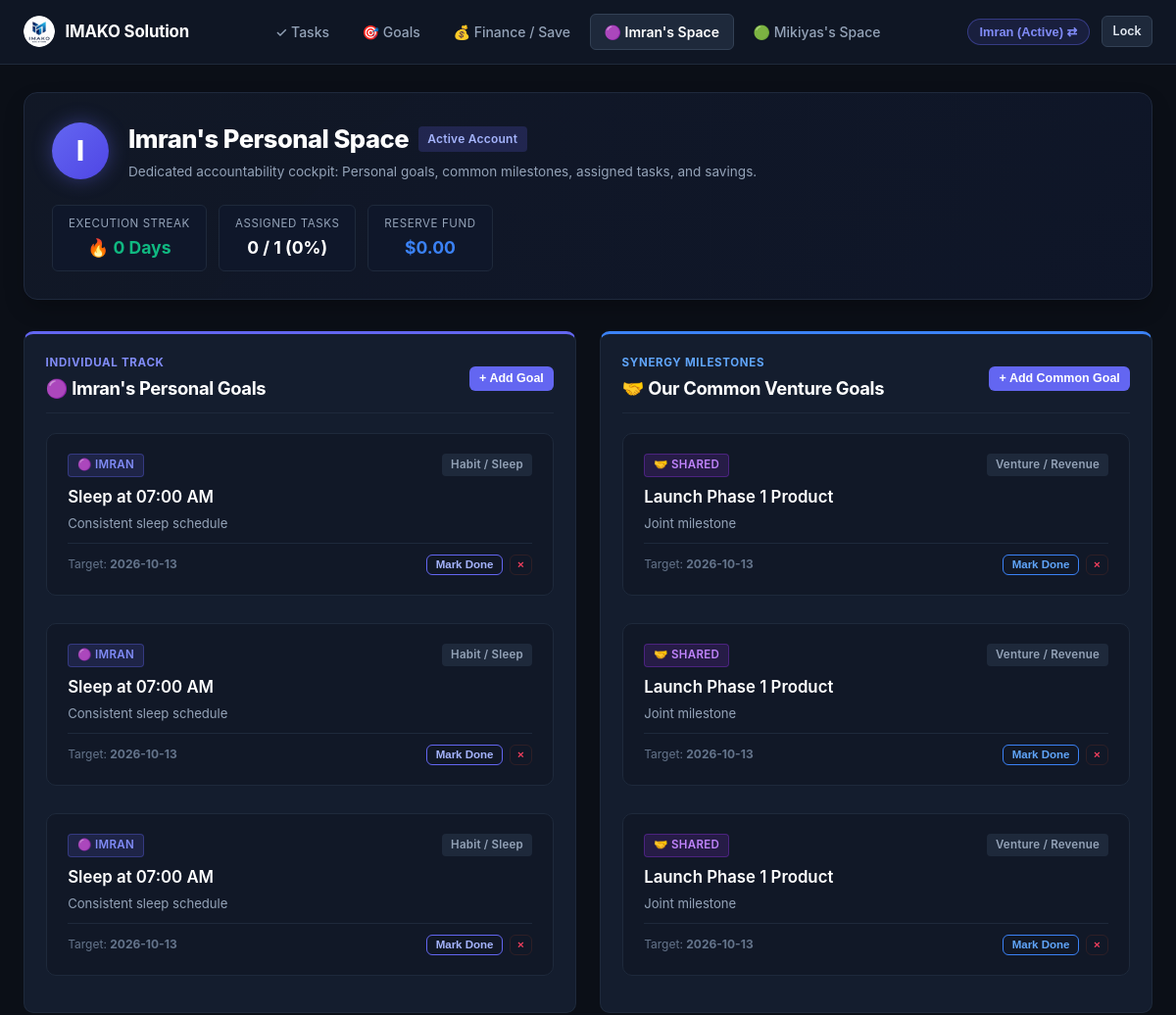
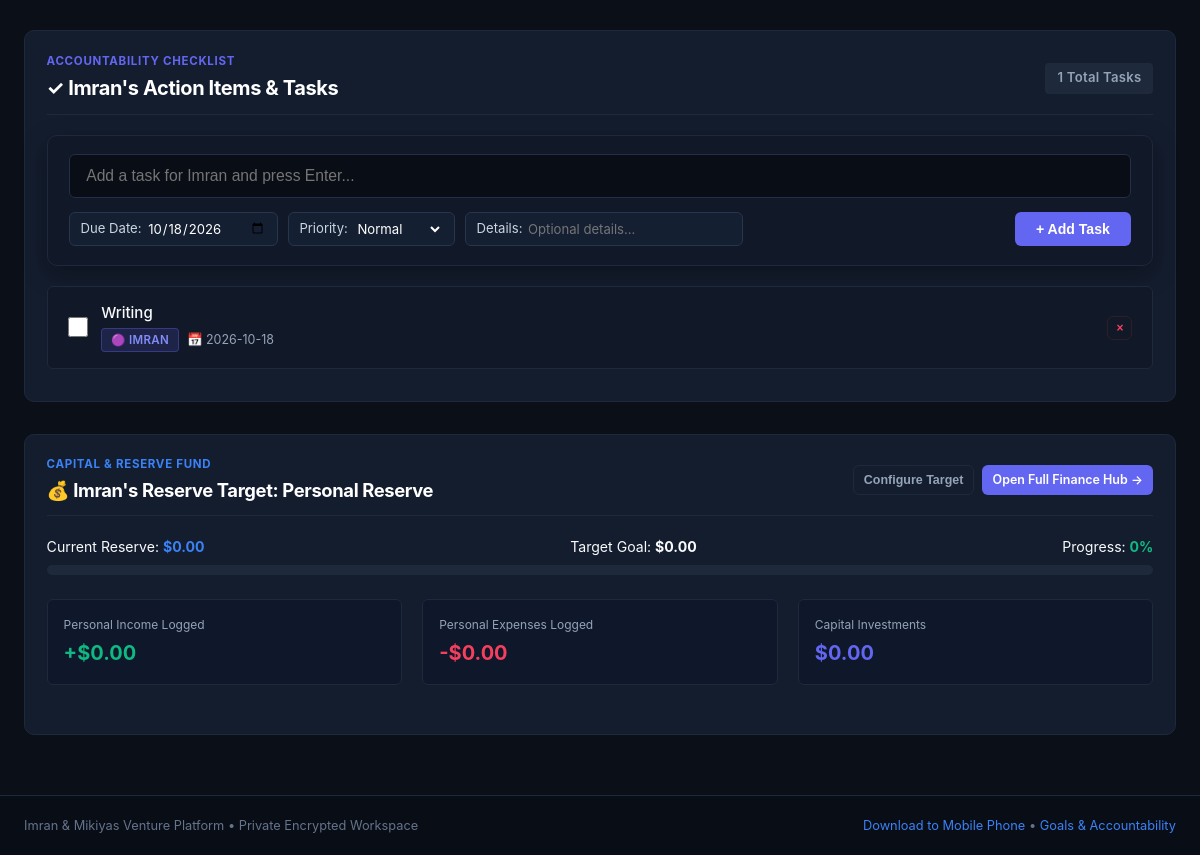
Page /imran (signed in) on the earlier database version (2 pictures, top to bottom).
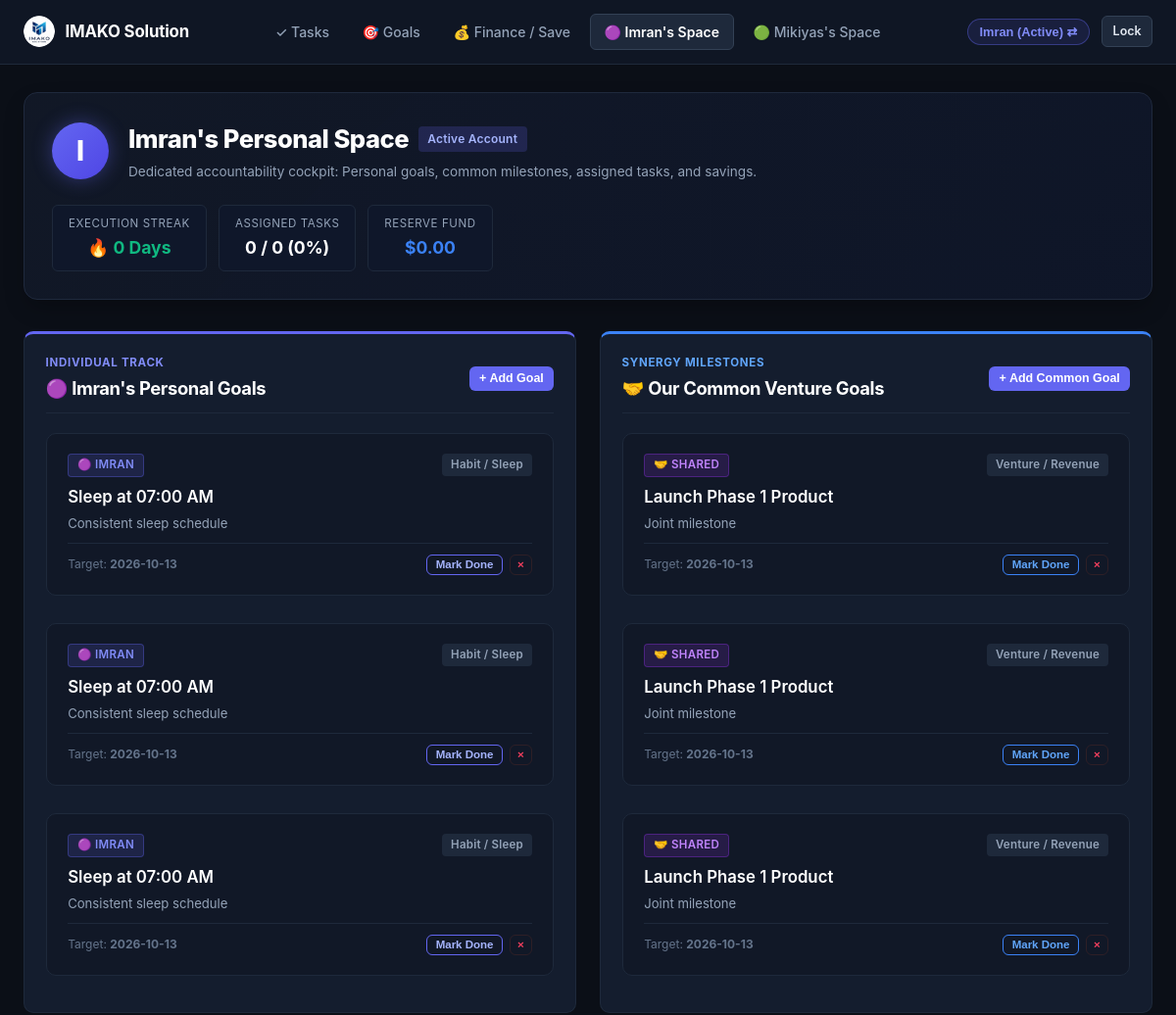
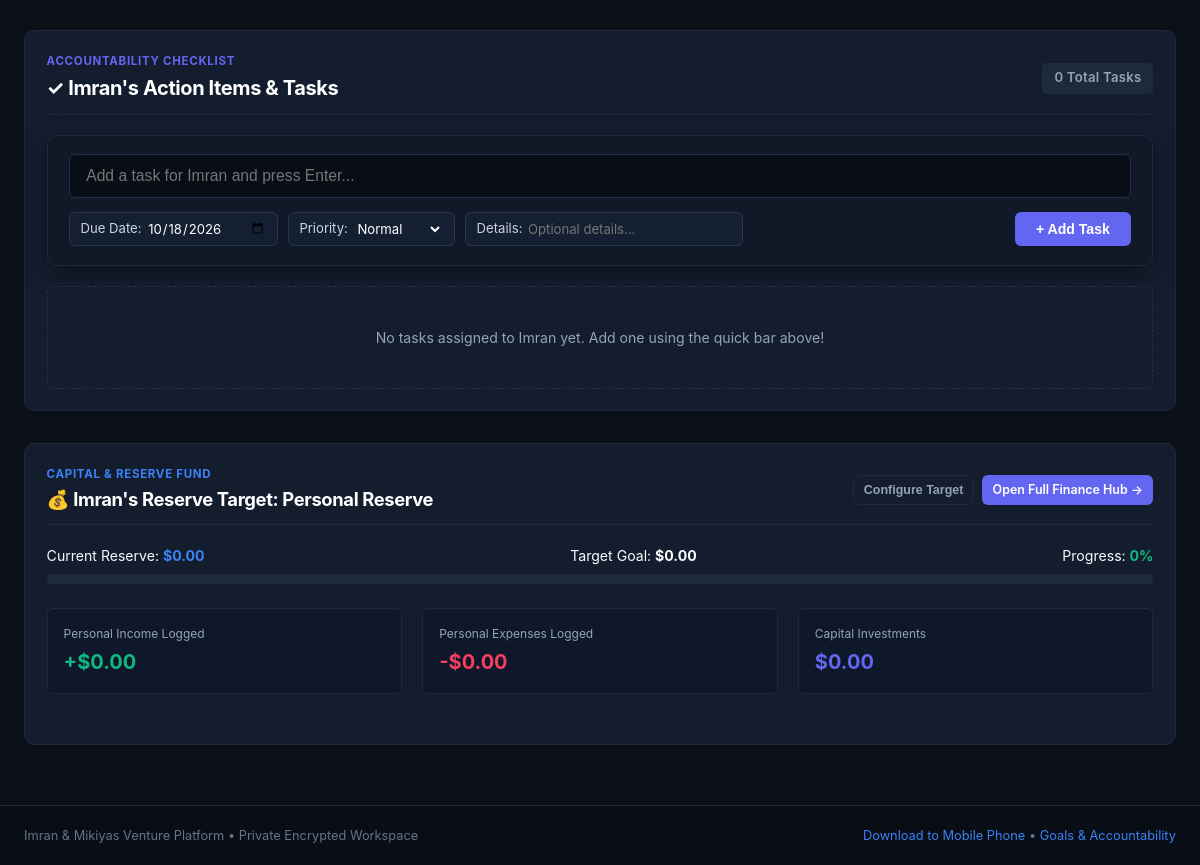
Same page on the later database version (2 pictures, top to bottom).
### tables this page shows
CREATE TABLE goals (
        id INTEGER PRIMARY KEY AUTOINCREMENT,
        goal_type TEXT NOT NULL CHECK(goal_type IN ('shared', 'imran', 'mikiyas')),
        title TEXT NOT NULL,
        description TEXT,
        target_time TEXT,
        target_date TEXT,
        category TEXT DEFAULT 'General',
        is_completed INTEGER NOT NULL DEFAULT 0,
        proof_image TEXT,
        proof_text TEXT,
        ai_verified INTEGER NOT NULL DEFAULT 0,
        ai_status TEXT NOT NULL DEFAULT 'Unverified',
        ai_feedback TEXT,
        reminder_enabled INTEGER NOT NULL DEFAULT 1,
        created_at TIMESTAMP DEFAULT CURRENT_TIMESTAMP
    , progress_pct INTEGER NOT NULL DEFAULT 0);

CREATE TABLE tasks (
        id INTEGER PRIMARY KEY AUTOINCREMENT,
        user_id TEXT NOT NULL,
        task_type TEXT NOT NULL DEFAULT 'personal' CHECK(task_type IN ('shared', 'personal')),
        week_identifier TEXT NOT NULL,
        title TEXT NOT NULL,
        details TEXT,
        due_date TEXT NOT NULL,
        target_time TEXT,
        is_done INTEGER NOT NULL DEFAULT 0,
        done_date TEXT,
        proof_image TEXT,
        proof_text TEXT,
        ai_verified INTEGER NOT NULL DEFAULT 0,
        ai_status TEXT NOT NULL DEFAULT 'Unverified',
        ai_feedback TEXT,
        is_archived INTEGER NOT NULL DEFAULT 0,
        consequence_applied INTEGER NOT NULL DEFAULT 0,
        created_at TIMESTAMP DEFAULT CURRENT_TIMESTAMP, assigned_to TEXT DEFAULT 'imran', priority TEXT DEFAULT 'Normal',
        FOREIGN KEY (user_id) REFERENCES users (id) ON DELETE CASCADE
    );

CREATE TABLE users (
        id TEXT PRIMARY KEY,
        name TEXT NOT NULL,
        pin_hash TEXT NOT NULL,
        default_consequence TEXT NOT NULL DEFAULT '',
        savings_goal_name TEXT NOT NULL DEFAULT 'Capital Growth Fund',
        savings_goal_target REAL NOT NULL DEFAULT 0.0,
        currency TEXT NOT NULL DEFAULT '$'
    );

### app.py (the view)
@app.route("/partner/<partner_id>")
@app.route("/imran")
@app.route("/mikiyas")
def partner_space(partner_id=None):
    if not partner_id:
        partner_id = "imran" if request.path == "/imran" else "mikiyas"
    if partner_id not in ("imran", "mikiyas"):
        partner_id = "imran"
    conn = get_db_connection()
    cursor = conn.cursor()
    cursor.execute("SELECT * FROM users WHERE id = ?", (partner_id,))
    partner = cursor.fetchone()
    cursor.execute("SELECT * FROM goals WHERE goal_type = ? ORDER BY is_completed ASC, id DESC", (partner_id,))
    personal_goals = cursor.fetchall()
    cursor.execute("SELECT * FROM goals WHERE goal_type = 'shared' ORDER BY is_completed ASC, id DESC")
    shared_goals = cursor.fetchall()
    cursor.execute("""
    SELECT * FROM tasks
    WHERE (assigned_to = ? OR (user_id = ? AND assigned_to != 'shared' AND task_type != 'shared'))
    ORDER BY is_done ASC, due_date ASC, id DESC
    """, (partner_id, partner_id))
    partner_tasks = cursor.fetchall()
    tasks_total = len(partner_tasks)
    tasks_done = sum(1 for t in partner_tasks if t["is_done"])
    task_rate = int((tasks_done / tasks_total * 100)) if tasks_total > 0 else 0
    streak_count = calculate_task_streak(conn, partner_id)
    fin_totals = get_user_financial_totals(conn, user_id=partner_id)
    savings_goal = partner["savings_goal_target"] if partner and partner["savings_goal_target"] > 0 else 2500.0
    savings_pct = min(100, int((fin_totals["savings"] / savings_goal) * 100)) if savings_goal > 0 else 0
    conn.close()
    return render_template(
        "partner.html",
        active_page=f"partner_{partner_id}",
        partner=partner,
        personal_goals=personal_goals,
        shared_goals=shared_goals,
        partner_tasks=partner_tasks,
        tasks_done=tasks_done,
        tasks_total=tasks_total,
        task_rate=task_rate,
        streak_count=streak_count,
        fin_totals=fin_totals,
        savings_pct=savings_pct
    )

### app.py (called while the page is built, shortened)
@app.before_request
def require_authentication_gate():
    if request.endpoint == "static" or request.path.startswith(("/static/", "/public/")):
        return None
    allowed_exact = (
        "/", "/index", "/login", "/login/", "/favicon.ico", "/manifest.json", "/sw.js",
        "/api/index", "/api/index/", "/api/index.py", "/debug"
    )
    if (
        request.path in allowed_exact
        or request.endpoint in ("login", "debug_endpoint", "index", "vercel_entrypoint_dispatcher")
    ):
        return None
    user = session.get("logged_in_user") or request.cookies.get("partner_user")
    if user in ("imran", "mikiyas"):
        if not session.get("logged_in_user"):
            session["logged_in_user"] = user
            session.permanent = True
        return None

### database/db.py (called while the page is built, shortened)
def get_db_connection():
    global _last_db_check
    conn = sqlite3.connect(DB_PATH, factory=SyncedConnection)
    conn.row_factory = sqlite3.Row
    conn.execute("PRAGMA foreign_keys = ON")
    return conn

    def commit(self):
        super().commit()
        if is_serverless:
            sync_db()

### templates/partner.html (shortened to what the changed rows need)
{% extends "base.html" %}
{% block content %}
<div class="partner-hero-banner" style="display:flex; justify-content:space-between; align-items:center; flex-wrap:wrap; gap:1.5rem; margin-bottom:2rem; background:linear-gradient(135deg, rgba(17, 24, 39, 0.95), rgba(15, 23, 42, 0.9)); border:1px solid #1f293d; padding:1.75rem; border-radius:var(--radius-lg); box-shadow:0 10px 25px -5px rgba(0,0,0,0.3);">
  <div style="display:flex; align-items:center; gap:1.25rem;">
    <div style="width:58px; height:58px; border-radius:50%; background:{% if partner.id == 'imran' %}linear-gradient(135deg, #6366f1, #4f46e5){% else %}linear-gradient(135deg, #10b981, #059669){% endif %}; display:flex; align-items:center; justify-content:center; font-size:1.75rem; font-weight:800; color:#fff; box-shadow:0 0 20px {% if partner.id == 'imran' %}rgba(99, 102, 241, 0.4){% else %}rgba(16, 185, 129, 0.4){% endif %};">
      {{ partner.name[0] }}
    </div>
    <div>
      <div style="display:flex; align-items:center; gap:0.6rem;">
        <h1 style="font-size:1.6rem; font-weight:800; color:#fff; margin:0;">
          {{ partner.name }}'s Personal Space
        </h1>
        <span class="badge" style="background:{% if partner.id == 'imran' %}rgba(99, 102, 241, 0.2){% else %}rgba(16, 185, 129, 0.2){% endif %}; color:{% if partner.id == 'imran' %}#a5b4fc{% else %}#6ee7b7{% endif %}; font-size:0.75rem; padding:0.25rem 0.6rem;">
          {% if current_user and current_user.id == partner.id %}Active Account{% else %}Partner View{% endif %}
        </span>
      </div>
      <p style="font-size:0.85rem; color:var(--text-muted); margin-top:0.25rem;">
      </p>
    </div>
  </div>
  <div style="display:flex; align-items:center; gap:0.75rem; flex-wrap:wrap;">
    <div style="background:#0f172a; border:1px solid #1e293b; padding:0.6rem 1rem; border-radius:var(--radius-sm); font-size:0.84rem; text-align:center;">
      <div style="font-size:0.72rem; color:var(--text-muted); text-transform:uppercase; letter-spacing:0.05em;">Assigned Tasks</div>
      <div style="font-weight:700; color:#fff; font-size:1.1rem; margin-top:0.15rem;">
        {{ tasks_done }} / {{ tasks_total }} ({{ task_rate }}%)
      </div>
    </div>
  </div>
</div>
<div class="grid-2" style="margin-bottom: 2rem;">
  <div class="card" style="border-top: 3px solid {% if partner.id == 'imran' %}#6366f1{% else %}#10b981{% endif %};">
    {% if personal_goals %}
      <div style="display:flex; flex-direction:column; gap:0.75rem;">
        {% for goal in personal_goals %}
          <div class="goal-tile {% if goal.is_completed %}completed{% endif %}">
            <div class="goal-tile-header">
              <span class="badge-assignee {{ partner.id }}">
                {% if partner.id == 'imran' %}🟣 Imran{% else %}🟢 Mikiyas{% endif %}
              </span>
              <span class="badge" style="background:#1e293b; color:#94a3b8; font-size:0.72rem;">{{ goal.category }}</span>
            </div>
            <div class="goal-tile-title" style="margin-bottom:0.35rem; {% if goal.is_completed %}text-decoration:line-through; color:#64748b;{% endif %}">
              {{ goal.title }}
            </div>
            {% if goal.description %}
              <p style="font-size:0.82rem; color:var(--text-muted); margin-bottom:0.65rem; line-height:1.4;">
                {{ goal.description }}
              </p>
            {% endif %}
            <div style="display:flex; justify-content:space-between; align-items:center; font-size:0.75rem; color:var(--text-subtle); margin-top:0.65rem; padding-top:0.65rem; border-top:1px solid #1e293b;">
              <span>Target: <strong>{{ goal.target_date or 'Ongoing' }}</strong></span>
              <div style="display:flex; align-items:center; gap:0.4rem;">
                <form action="{{ url_for('toggle_goal_status', goal_id=goal.id) }}" method="POST" style="margin:0;">
                  <button type="submit" class="btn btn-outline btn-sm" style="padding:0.22rem 0.55rem; font-size:0.72rem; border-color:{% if goal.is_completed %}#10b981{% else %}#6366f1{% endif %}; color:{% if goal.is_completed %}#34d399{% else %}#a5b4fc{% endif %};">
                    {% if goal.is_completed %}✓ Done{% else %}Mark Done{% endif %}
                  </button>
                </form>
                <form action="{{ url_for('delete_goal', goal_id=goal.id) }}" method="POST" style="margin:0;">
                  <button type="submit" class="btn btn-outline btn-sm delete-confirm-btn" data-confirm-msg="Remove this goal?" style="padding:0.22rem 0.45rem; font-size:0.72rem; border-color:#2e1f26; color:#f43f5e;">
                    &times;
                  </button>
                </form>
              </div>
            </div>
          </div>
        {% endfor %}
      </div>
    {% endif %}
  </div>
  <div class="card" style="border-top: 3px solid #3b82f6;">
    {% if shared_goals %}
      <div style="display:flex; flex-direction:column; gap:0.75rem;">
        {% for goal in shared_goals %}
          <div class="goal-tile {% if goal.is_completed %}completed{% endif %}">
            <div class="goal-tile-header">
              <span class="badge-assignee shared">🤝 Shared</span>
              <span class="badge" style="background:#1e293b; color:#94a3b8; font-size:0.72rem;">{{ goal.category }}</span>
            </div>
            <div class="goal-tile-title" style="margin-bottom:0.35rem; {% if goal.is_completed %}text-decoration:line-through; color:#64748b;{% endif %}">
              {{ goal.title }}
            </div>
            {% if goal.description %}
              <p style="font-size:0.82rem; color:var(--text-muted); margin-bottom:0.65rem; line-height:1.4;">
                {{ goal.description }}
              </p>
            {% endif %}
            <div style="display:flex; justify-content:space-between; align-items:center; font-size:0.75rem; color:var(--text-subtle); margin-top:0.65rem; padding-top:0.65rem; border-top:1px solid #1e293b;">
              <span>Target: <strong>{{ goal.target_date or 'No deadline' }}</strong></span>
              <div style="display:flex; align-items:center; gap:0.4rem;">
                <form action="{{ url_for('toggle_goal_status', goal_id=goal.id) }}" method="POST" style="margin:0;">
                  <button type="submit" class="btn btn-outline btn-sm" style="padding:0.22rem 0.55rem; font-size:0.72rem; border-color:{% if goal.is_completed %}#10b981{% else %}#3b82f6{% endif %}; color:{% if goal.is_completed %}#34d399{% else %}#60a5fa{% endif %};">
                    {% if goal.is_completed %}✓ Done{% else %}Mark Done{% endif %}
                  </button>
                </form>
                <form action="{{ url_for('delete_goal', goal_id=goal.id) }}" method="POST" style="margin:0;">
                  <button type="submit" class="btn btn-outline btn-sm delete-confirm-btn" data-confirm-msg="Remove this goal?" style="padding:0.22rem 0.45rem; font-size:0.72rem; border-color:#2e1f26; color:#f43f5e;">
                    &times;
                  </button>
                </form>
              </div>
            </div>
          </div>
        {% endfor %}
      </div>
    {% endif %}
  </div>
</div>
<div class="card" style="margin-bottom: 2rem;">
  <div class="card-header" style="margin-bottom: 1.25rem;">
    <div>
      <div style="font-size:0.72rem; font-weight:700; text-transform:uppercase; letter-spacing:0.06em; color:var(--accent-indigo); margin-bottom:0.2rem;">
        Accountability Checklist
      </div>
      <h2 style="font-size:1.25rem; font-weight:700; color:#fff;">
        ✓ {{ partner.name }}'s Action Items &amp; Tasks
      </h2>
    </div>
    <span class="badge" style="background:#1e293b; color:#94a3b8; font-size:0.82rem; padding:0.35rem 0.75rem;">
      {{ partner_tasks|length }} Total Tasks
    </span>
  </div>
  <div class="task-quick-add" style="margin-bottom: 1.25rem;">
    <form action="{{ url_for('add_task') }}" method="POST">
      <div class="task-add-input-row">
        <input type="text" name="title" class="task-main-input" placeholder="Add a task for {{ partner.name }} and press Enter..." required autocomplete="off">
      </div>
    </form>
  </div>
  {% if partner_tasks %}
    <div style="display:flex; flex-direction:column; gap:0.6rem;">
      {% for task in partner_tasks %}
        <div class="cool-task-card {% if task.is_done %}is-done{% endif %}">
          <div class="cool-task-left">
            <form action="{{ url_for('toggle_task_done', task_id=task.id) }}" method="POST" style="margin:0; display:flex; align-items:center;">
              <input type="checkbox" class="cool-task-checkbox" {% if task.is_done %}checked{% endif %} onchange="this.form.submit()" title="Toggle task status">
            </form>
            <div style="flex:1;">
              <div class="cool-task-title">
                {{ task.title }}
              </div>
              <div class="cool-task-meta">
                {% if task.assigned_to == 'shared' or task.task_type == 'shared' %}
                  <span class="badge-assignee shared">🤝 Shared</span>
                {% elif task.assigned_to == 'imran' or task.user_id == 'imran' %}
                  <span class="badge-assignee imran">🟣 Imran</span>
                {% else %}
                  <span class="badge-assignee mikiyas">🟢 Mikiyas</span>
                {% endif %}
                {% if task.due_date %}
                  <span style="color:{% if not task.is_done and task.due_date < today_str %}var(--accent-rose){% else %}var(--text-muted){% endif %};">
                    📅 {{ task.due_date }}
                  </span>
                {% endif %}
              </div>
            </div>
          </div>
          <div class="cool-task-actions">
            <form action="{{ url_for('delete_task', task_id=task.id) }}" method="POST" style="margin:0;">
              <button type="submit" class="btn btn-outline btn-sm delete-confirm-btn" data-confirm-msg="Delete this task?" style="padding:0.25rem 0.5rem; font-size:0.75rem; border-color:#2e1f26; color:#f43f5e;">
                &times;
              </button>
            </form>
          </div>
        </div>
      {% endfor %}
    </div>
  {% else %}
    <div style="padding:2.5rem 1rem; text-align:center; color:var(--text-muted); border:1px dashed #243147; border-radius:var(--radius-sm); font-size:0.88rem;">
      No tasks assigned to {{ partner.name }} yet. Add one using the quick bar above!
    </div>
  {% endif %}
</div>
<div class="card" style="margin-bottom: 2rem;">
  <div class="card-header" style="margin-bottom: 1.25rem;">
    <div>
      <div style="font-size:0.72rem; font-weight:700; text-transform:uppercase; letter-spacing:0.06em; color:var(--accent-blue); margin-bottom:0.2rem;">
        Capital &amp; Reserve Fund
      </div>
      <h3 style="font-size:1.15rem; font-weight:700; color:#fff;">
        💰 {{ partner.name }}'s Reserve Target: {{ partner.savings_goal_name or 'Personal Reserve' }}
      </h3>
    </div>
  </div>
  <div style="display:flex; justify-content:space-between; font-size:0.88rem; margin-bottom:0.5rem;">
    <span>Target Goal: <strong>${{ "%.2f"|format(partner.savings_goal_target) }}</strong></span>
  </div>
</div>
{% endblock %}

Differences in the rows shown:
removed tasks: title "Writing", assigned_to "🟣 IMRAN", due_date "2026-10-18"
shown differently, row unchanged: users "Imran": name (not shown) → "Imran"
Other differences:
{{ tasks_total }}: "1" → "0"
{{ partner_tasks|length }}: "1" → "0"
text now shown: "No tasks assigned to yet. Add one using the quick bar above!"
